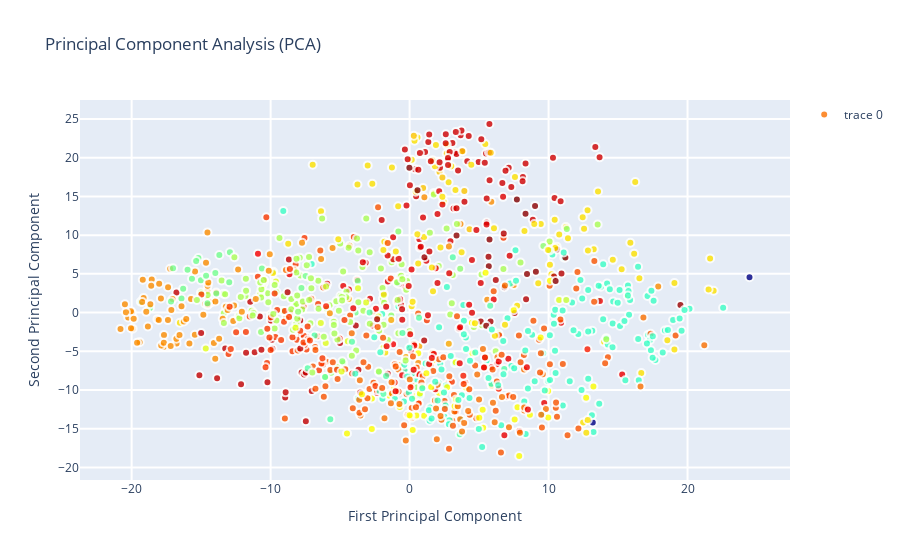

Write notebook code for a chart like this one.
### Markdown cell above
We can see how the PCA looks like (only 2 PCA components):

### Code cell
print_limit = 1000
Target = Y_train_chars[:print_limit]
Target_colors = Y_train_chars[:print_limit]
for i in range(0, len(Target_colors)):
    Target_colors[i] = ord(Target_colors[i])
Characters = go.Scatter(
    x = P_train[:print_limit,0],
    y = P_train[:print_limit,1],
    hoveron = "fills",
    mode = 'markers',
    text = Target,
    showlegend = True,
    marker = dict(
        size = 8,
        color = Target_colors,
        colorscale ='Jet',
        showscale = False,
        line = dict(
            width = 2,
            color = 'rgb(255, 255, 255)'
        ),
        opacity = 0.8
    )
)
data = [Characters]

layout = go.Layout(
    title= 'Principal Component Analysis (PCA)',
    hovermode= 'closest',
    xaxis= dict(
         title= 'First Principal Component',
        ticklen= 5,
        zeroline= False,
        gridwidth= 2,
    ),
    yaxis=dict(
        title= 'Second Principal Component',
        ticklen= 5,
        gridwidth= 2,
    ),
    showlegend= True
)


fig = dict(data=data, layout=layout)
py.iplot(fig, filename='styled-scatter')

### Figure 1 — Plotly figure (JSON) as saved in the notebook; plotly's stock layout.template omitted (floating-point values rounded to 4 significant figures; data arrays with more than 128 entries replaced by an {"elided": "..."} marker saying what was removed)
{"data": [{"hoveron": "fills", "marker": {"color": {"elided": "1000 int values"}, "colorscale": [[0, "rgb(0,0,131)"], [0.2, "rgb(0,60,170)"], [0.4, "rgb(5,255,255)"], [0.6, "rgb(255,255,0)"], [0.8, "rgb(250,0,0)"], [1, "rgb(128,0,0)"]], "line": {"color": "rgb(255, 255, 255)", "width": 2}, "opacity": 0.8, "showscale": false, "size": 8}, "mode": "markers", "showlegend": true, "text": {"elided": "1000 str values"}, "type": "scatter", "x": {"elided": "1000 float values"}, "y": {"elided": "1000 float values"}}], "layout": {"hovermode": "closest", "showlegend": true, "title": {"text": "Principal Component Analysis (PCA)"}, "xaxis": {"gridwidth": 2, "ticklen": 5, "title": {"text": "First Principal Component"}, "zeroline": false}, "yaxis": {"gridwidth": 2, "ticklen": 5, "title": {"text": "Second Principal Component"}}}}
